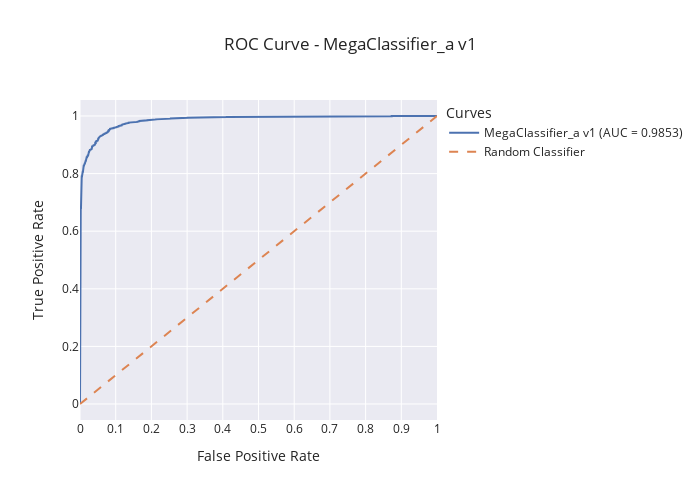

The code cell stored with this chart in its notebook:
### Code cell
fig = go.Figure()

fig.add_trace(
    go.Scatter(
        x=fpr, y=tpr, mode="lines", name=f"{MODEL_NAME} {VERSION_BASE} (AUC = {roc_auc:.4f})"
    )
)

fig.add_trace(
    go.Scatter(
        x=[0, 1],
        y=[0, 1],
        mode="lines",
        name="Random Classifier",
        line=dict(dash="dash"),
    )
)

fig.update_layout(
    # Receiver Operating Characteristic (ROC)
    title=f"ROC Curve - {MODEL_NAME} {VERSION_BASE}",
    xaxis_title="False Positive Rate",
    yaxis_title="True Positive Rate",
    legend_title="Curves",
    template="seaborn",
    width=700,
    height=500,
    xaxis=dict(
        tickmode="linear",
        tick0=0,
        dtick=0.1,
    ),
)

fig.show()
# fig.write_image(f"./reports/graphics/results_roc_{MODEL_NAME}_{VERSION}.png")

### Figure 1 — Plotly figure (JSON) as saved in the notebook; plotly's stock layout.template omitted (floating-point values rounded to 4 significant figures; data arrays with more than 128 entries replaced by an {"elided": "..."} marker saying what was removed)
{"data": [{"mode": "lines", "name": "MegaClassifier_a v1 (AUC = 0.9853)", "x": {"elided": "511 float values"}, "y": {"elided": "511 float values"}, "type": "scatter"}, {"line": {"dash": "dash"}, "mode": "lines", "name": "Random Classifier", "x": [0, 1], "y": [0, 1], "type": "scatter"}], "layout": {"xaxis": {"title": {"text": "False Positive Rate"}, "tickmode": "linear", "tick0": 0, "dtick": 0.1}, "title": {"text": "ROC Curve - MegaClassifier_a v1"}, "yaxis": {"title": {"text": "True Positive Rate"}}, "legend": {"title": {"text": "Curves"}}, "width": 700, "height": 500}}
